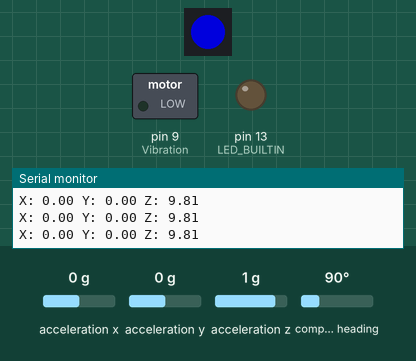
Bench run of a sketch on a simulated Arduino Uno, built with avr-gcc and run on an emulated ATmega328P. Parts: 1 RGB LEDs in strip order, left to right, switched loads named in the sketch (green lamp = pin HIGH), output pins drawn as LEDs (lit = HIGH), the last lines printed to the serial monitor. Dashed ring = blinking. The test bench sets the inputs (shaded band); at power-on: acceleration z 1 g, acceleration x 0 g, acceleration y 0 g, compass heading 90°. Dim RGB values are drawn brighter than linear.

Above: at 2.2 s.
2.3 s: acceleration z set to 0.6 g
At 4.2 s:
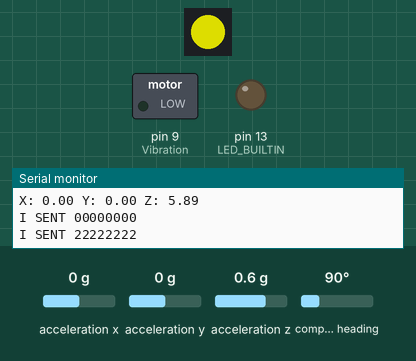
5.3 s: acceleration z set to 0.8 g
At 7.1 s:
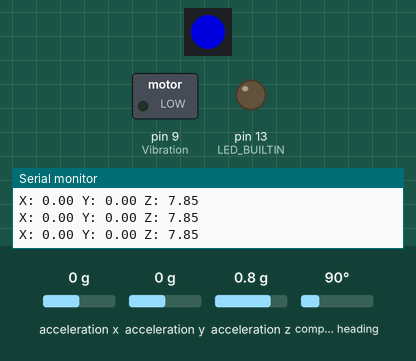
8.3 s: acceleration z set to -1.4 g
At 9.1 s:
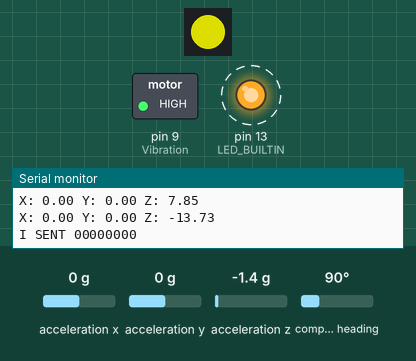
Timing chart, 0 to 17.3 s (numbered marks = the images above; inputs shaded):
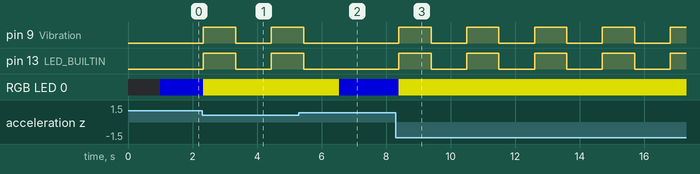

The sketch:

GID_fin_child.ino
```cpp
//Libraries needed for Sketch
#include <Wire.h>
#include <Adafruit_Sensor.h>
#include <Adafruit_BNO055.h>
#include <utility/imumaths.h>
#include <Adafruit_NeoPixel.h>
#include <SoftwareSerial.h>
int bluetoothRx=10;
int bluetoothTx=9;
//BNO055 Sensor
// Set the delay between fresh samples
#define BNO055_SAMPLERATE_DELAY_MS (100)
Adafruit_BNO055 bno = Adafruit_BNO055();
//Neopixel on the Feather M0 Express
#define PIN 8
#define NUMPIXELS 1
Adafruit_NeoPixel pixels = Adafruit_NeoPixel(NUMPIXELS, PIN, NEO_GRBW + NEO_KHZ800);
//Vibration Motor
int Vibration = 9; // Vibration motor on pin 9
SoftwareSerial mySerial(bluetoothRx,bluetoothTx);
void setup(void)
{
  Serial.begin(9600);
  mySerial.begin(38400);
  pinMode(LED_BUILTIN, OUTPUT);
  pinMode(Vibration, OUTPUT);
  /* Initialise the Neopixel */
  pixels.begin();
  /* Initialise the sensor */
  if (!bno.begin())
  {
    /* There was a problem detecting the BNO055 ... check your connections */
    Serial.print("Ooops, no BNO055 detected ... Check your wiring or I2C ADDR!");
    while (1);

  }
  delay(1000);
  bno.setExtCrystalUse(true);
}
void loop(void)
{

//    Serial.write('4');
  //Get Acceleration vector data from the Sensor
  imu::Vector<3> euler = bno.getVector(Adafruit_BNO055::VECTOR_ACCELEROMETER);
  /* Display the floating point data */
  Serial.print("X: ");
  Serial.print(euler.x());
  Serial.print(" Y: ");
  Serial.print(euler.y());
  Serial.print(" Z: ");
  Serial.print(euler.z());
  Serial.print("\n\n");
  //Conditional statements to check with sensor is falling or rising
  //faster than set points (gravity is 9.8ms^2)
  if (euler.z() > 12 || euler.z() < 7)
  {
    pixels.setPixelColor(0, pixels.Color(150, 150, 0));
    pixels.show();
    beep();
  }
  else
  {
    pixels.setPixelColor(0, pixels.Color(0, 0, 150));
    pixels.show();
  }
  delay(BNO055_SAMPLERATE_DELAY_MS);
}
//Beep function to handle short vibration ON and OFF
void beep() {
  digitalWrite(LED_BUILTIN, HIGH);
  mySerial.write('0');
  Serial.println("I SENT 00000000");
  digitalWrite(Vibration, HIGH);
  delay(1000);
  digitalWrite(LED_BUILTIN, LOW);
  digitalWrite(Vibration, LOW);
  mySerial.write('2');
  Serial.println("I SENT 22222222");
  delay(1000);
}
```

Measured:
- the behaviour switches between 0.8 and 0.7 g on acceleration z (found by bisection; images 0 and 1)
- after the input at 2.3 s, pin 9 (Vibration), pin 13 (LED_BUILTIN): LOW → HIGH at once, → LOW 1.0 s later, → HIGH 1.1 s later; RGB LED 0: RGB(0, 0, 150) → RGB(150, 150, 0) at once
- after the input at 5.3 s, pin 9 (Vibration), pin 13 (LED_BUILTIN): goes on until 5.4 s, then stays LOW; RGB LED 0: RGB(150, 150, 0) → RGB(0, 0, 150) after 1.2 s
- after the input at 8.3 s, pin 9 (Vibration), pin 13 (LED_BUILTIN): alternates HIGH for 1.0 s and LOW for 1.1 s, starting after 0.10 s; RGB LED 0: RGB(0, 0, 150) → RGB(150, 150, 0) after 0.10 s
